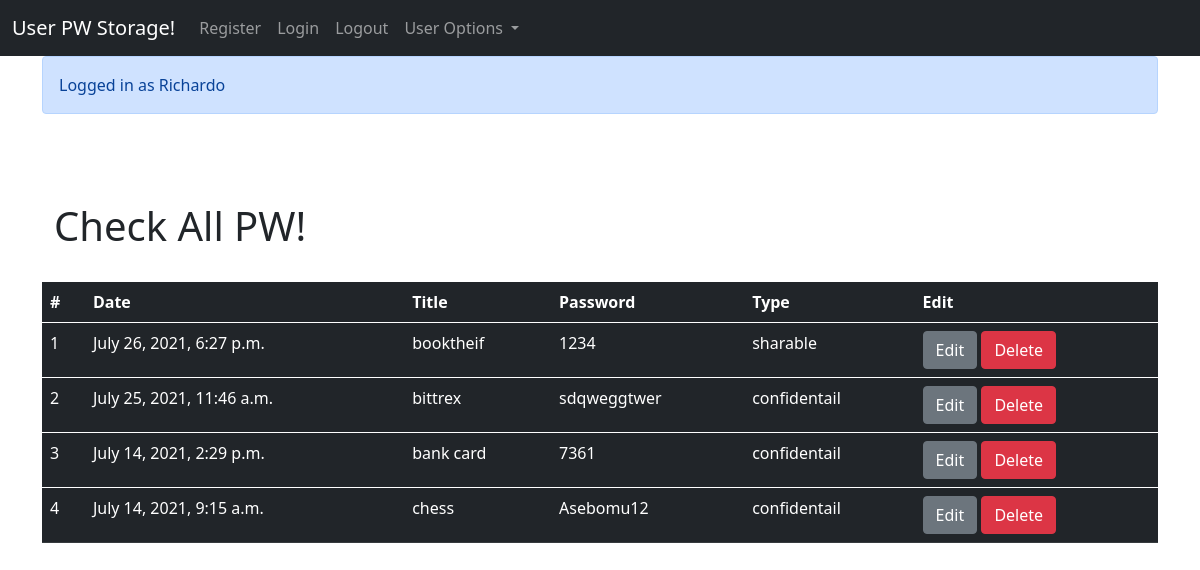
Before: /all_pws/ (signed in) with the older database file.
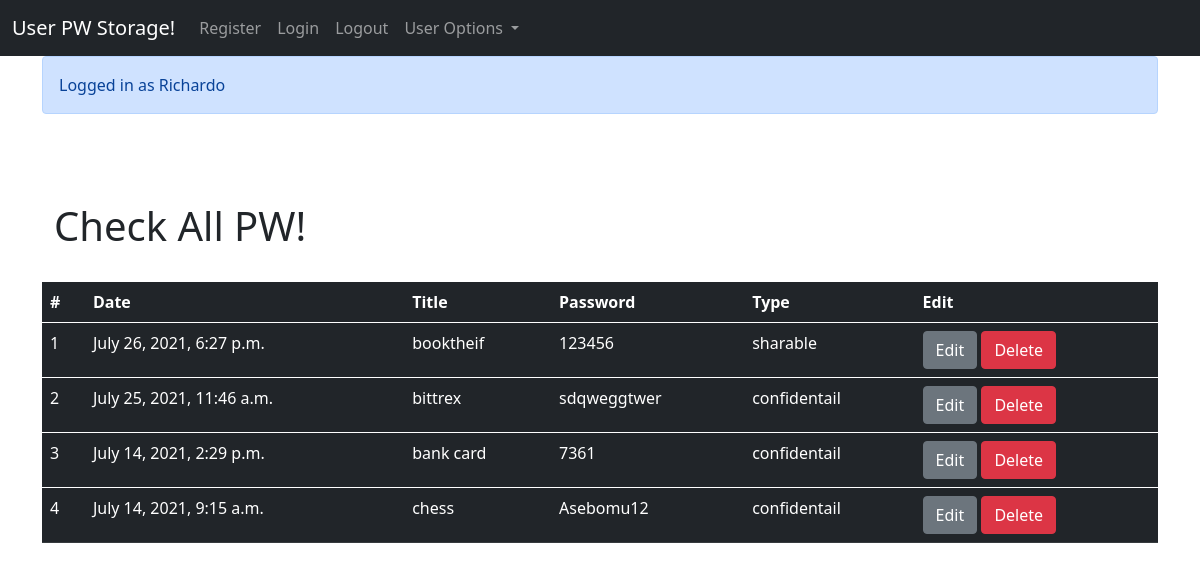
After: the same page with the newer database file.
### pw_storage/models.py (models this page shows, shortened)
class User_pw(models.Model):
    PW_TYPES = [('confidentail', 'confidentail'),('sharable', 'sharable')]
    title = models.CharField(max_length=100)
    password = models.CharField(max_length=50)
    date = models.DateTimeField(auto_now_add=True)
    type = models.CharField(choices=PW_TYPES, max_length=12)
    user = models.ForeignKey(User, on_delete=models.PROTECT, null=False, blank=False)

### pw_storage/views.py (the view)
# urls.py: path('all_pws/', views.user_pw_all, name="all-page"),
@login_required(login_url=login_page)
def user_pw_all(request):
    if request.user.is_authenticated:
        messages.success(request, "Logged in as %s" % request.user)
    logged_in_user = request.user
    logged_in_user_pws = User_pw.objects.filter(user=logged_in_user).order_by('-date')
    if not logged_in_user_pws:
        message = 'Please create a password'
        return render(request, "pw_storage/user_password/user_pw_all.html", {'no_pws': message})
    return render(request, "pw_storage/user_password/user_pw_all.html", {'pws': logged_in_user_pws})

### pw_storage/templates/pw_storage/user_password/user_pw_all.html
{% extends 'pw_storage/base.html' %}
{% block content %}
{% if messages %}
<div class="alert alert-primary" role="alert" >
  {% for message in messages %}
     {{ message }}
    {% endfor %}
</div>
<br>
{% endif %}
<br>
<div class="jumbotron jumbotron-fluid">
  <div class="container">
    <br>
    <h1 class="display-7">Check All PW!</h1>
  </div>
</div>
<br>
{% if no_pws %}
<div class="jumbotron">
  <h1 class="display-4">No pws created yet</h1>
  <hr class="my-4">
  <p class="lead">{{ no_pws }}</p>
  <p class="lead">
    <a class="btn btn-primary btn-lg" href="{% url 'add-page' %}" role="button">Learn more</a>
  </p>
</div>
{% else %}
<table class="table table-dark">
  <thead>
    <tr>
      <th scope="col">#</th>
      <th scope="col">Date</th>
      <th scope="col">Title</th>
      <th scope="col">Password</th>
      <th scope="col">Type</th>
      <th scope="col">Edit</th>
    </tr>
  </thead>
    {% for post in pws %}
    <tbody>
      <tr>
        <td>{{ forloop.counter }}</td>
        <td>{{ post.date }}</td>
        <td>{{ post.title }}</td>
        <td>{{ post.password }}</td>
        <td>{{ post.type }}</td>
        <td>
          <a class="btn btn-secondary" href="{% url 'edit' post.id %}">Edit</a>
          <a class="btn btn-danger" href="{% url 'delete' post.id %}">Delete</a>
        </td>
      </tr>
    </tbody>
    {% endfor %}
</table>
{% endif %}
{% endblock %}

Changed rows visible on the page:
changed User_pw "July 26, 2021, 6:27 p.m.": password "1234" → "123456"
